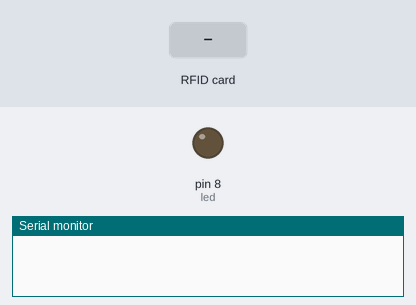
Recording of a sketch running on a simulated Arduino Uno, built with avr-gcc and run on an emulated ATmega328P. Parts: output pins drawn as LEDs (lit = HIGH), the last lines printed to the serial monitor. The inputs (shaded band) are chosen by the test bench. Pins used as bus, display or sensor lines are not drawn.

Above: at 1.2 s.
1.3 s: RFID card A1 67 45 1B held to the reader
At 2.0 s:
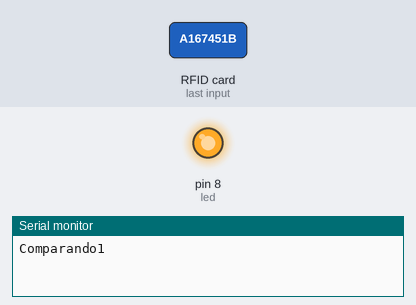
Timing chart, 0 to 4.3 s (numbered marks = the images above; inputs shaded):
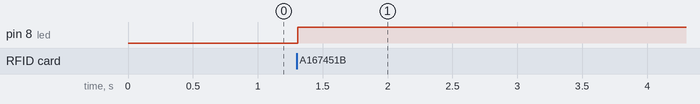

Measured:
- after the input at 1.3 s, pin 8 (led): LOW → HIGH at once

The sketch:

RFID_LED.ino
```cpp
//Incluir Librerias del RFID
#include <SPI.h>                  // incluye libreria bus SPI
#include <MFRC522.h>              // incluye libreria especifica para MFRC522

//Instanciar variables para los pines del RFID
#define RST_PIN 9              // constante para referenciar pin de reset
#define SS_PIN 10              // constante para referenciar pin de slave select


// Creamos un array para almacenar el UID leido
byte LecturaUID[4];
byte Usuario1[4] = {0xA1, 0x67, 0x45, 0x1B} ;   // UID de tarjeta leido Tarjeta

boolean Control = true;

const int led = 8;

// Crear Objecto para el RFID (Slave Select, Reset)
MFRC522 mfrc522(SS_PIN, RST_PIN);

void setup() {
  // put your setup code here, to run once:

  // Setup RFID
  Serial.begin(9600);                                 // inicializa comunicacion por monitor serie a 9600 bps
  SPI.begin();                                        // inicializa bus SPI
  mfrc522.PCD_Init(); //Inicializamos el Modulo RFID  // inicializa modulo lector

  pinMode(led, OUTPUT);
}

void loop() {
  // put your main code here, to run repeatedly:
  //Loop Inicial del RFID
  if ( ! mfrc522.PICC_IsNewCardPresent())   // si no hay una tarjeta presente
    return;                                 // retorna al loop esperando por una tarjeta

  if ( ! mfrc522.PICC_ReadCardSerial())     // si no puede obtener datos de la tarjeta
    return;

  //Almacenar el UID
  for (byte i = 0; i < mfrc522.uid.size; i++) { // bucle recorre de a un byte por vez el UID
          LecturaUID[i]=mfrc522.uid.uidByte[i];     // almacena en array el byte del UID leido
          }


//Comparar UID
    if (comparaUID(LecturaUID, Usuario1)) { // llama a funcion comparaUID con Usuario1
      Serial.println("Comparando1");

      if(Control == true){
        digitalWrite(led, HIGH);
        Control = false;
        }else if (Control == false){
          digitalWrite(led, LOW);
        Control = true;
          }

      mfrc522.PICC_HaltA();
    }

}
 boolean comparaUID(byte lectura[],byte usuario[]) // funcion comparaUID
{
  for (byte i=0; i < mfrc522.uid.size; i++){    // bucle recorre de a un byte por vez el UID
  if(lectura[i] != usuario[i])        // si byte de UID leido es distinto a usuario
    return(false);          // retorna falso
  }
  return(true);           // si los 4 bytes coinciden retorna verdadero
}
```
